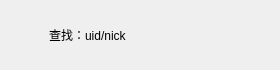
<?xml version="1.0" encoding="UTF-8"?>
<ui version="4.0">
 <class>AddUserItem</class>
 <widget class="QWidget" name="AddUserItem">
  <property name="geometry">
   <rect>
    <x>0</x>
    <y>0</y>
    <width>280</width>
    <height>70</height>
   </rect>
  </property>
  <property name="minimumSize">
   <size>
    <width>280</width>
    <height>70</height>
   </size>
  </property>
  <property name="maximumSize">
   <size>
    <width>280</width>
    <height>70</height>
   </size>
  </property>
  <property name="windowTitle">
   <string>Form</string>
  </property>
  <layout class="QHBoxLayout" name="horizontalLayout">
   <property name="spacing">
    <number>2</number>
   </property>
   <property name="leftMargin">
    <number>2</number>
   </property>
   <property name="topMargin">
    <number>2</number>
   </property>
   <property name="rightMargin">
    <number>0</number>
   </property>
   <property name="bottomMargin">
    <number>2</number>
   </property>
   <item>
    <widget class="QLabel" name="add_tip">
     <property name="minimumSize">
      <size>
       <width>35</width>
       <height>35</height>
      </size>
     </property>
     <property name="maximumSize">
      <size>
       <width>35</width>
       <height>35</height>
      </size>
     </property>
     <property name="text">
      <string/>
     </property>
    </widget>
   </item>
   <item>
    <spacer name="horizontalSpacer">
     <property name="orientation">
      <enum>Qt::Horizontal</enum>
     </property>
     <property name="sizeType">
      <enum>QSizePolicy::Fixed</enum>
     </property>
     <property name="sizeHint" stdset="0">
      <size>
       <width>10</width>
       <height>20</height>
      </size>
     </property>
    </spacer>
   </item>
   <item>
    <widget class="QLabel" name="message_tip">
     <property name="font">
      <font>
       <family>Arial</family>
       <pointsize>9</pointsize>
      </font>
     </property>
     <property name="text">
      <string>查找：uid/nick</string>
     </property>
    </widget>
   </item>
   <item>
    <widget class="QLabel" name="right_tip">
     <property name="minimumSize">
      <size>
       <width>30</width>
       <height>30</height>
      </size>
     </property>
     <property name="maximumSize">
      <size>
       <width>30</width>
       <height>30</height>
      </size>
     </property>
     <property name="text">
      <string/>
     </property>
     <property name="alignment">
      <set>Qt::AlignCenter</set>
     </property>
    </widget>
   </item>
  </layout>
 </widget>
 <resources/>
 <connections/>
</ui>
